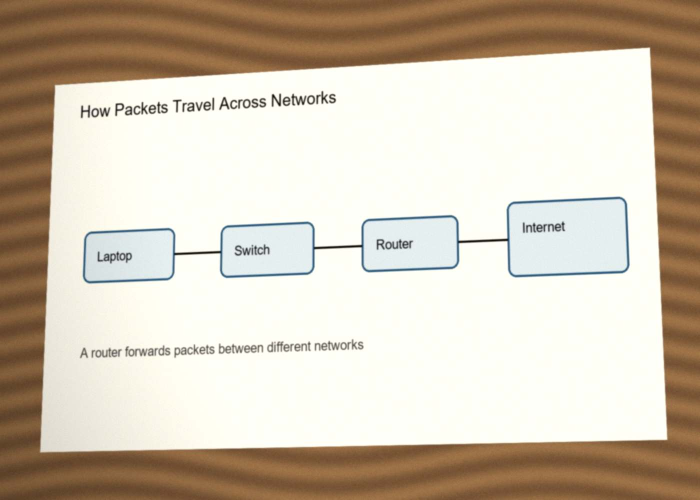
#> input picture backend/tests/fixtures/network_photo.jpg, 1400 x 1000 px (shown at 1/2 size)
$ python -i preprocess.py   (imports and definitions only)
#> lines starting #> are read from the running program, lines starting #| are printed output that depends on the picture; after the words box and inside, x2 and y2 are one past the last pixel; in counts of white or black regions, pixels touching at a corner belong together
"""Image normalisation and the ink (content) masks every later stage builds on."""
from __future__ import annotations

import io
import threading
from dataclasses import dataclass

import cv2
import numpy as np
from PIL import Image, ImageOps

from app import config

MAX_PIXELS = 40_000_000
MIN_SIDE = 32
MIN_LONG_SIDE = 1000
PDF_LOCK = threading.Lock()  # PyMuPDF is not thread-safe: one PDF operation at a time


# ---------------------------------------------------------------- decoding


def is_pdf(data: bytes) -> bool:
    return data[:5] == b"%PDF-"


# [84 lines left out: functions pdf_page_dpi, render_pdf_page, prepare_image, _to_rgb_on_white, target_size, not called in this run]


def _resize(img: Image.Image) -> Image.Image:
    size = target_size(*img.size)
    return img if size == img.size else img.resize(size, Image.LANCZOS)


# ---------------------------------------------------------------- ink analysis


@dataclass
class InkInfo:
    """Pixel-level content analysis of the processed image."""

    ink: np.ndarray  # bool HxW: anything that differs from the local background (text, strokes, fills)
    stroke: np.ndarray  # bool HxW: thin contrasting strokes only (outlines, text), no flat fills
    fill: np.ndarray  # bool HxW: smoothed colour difference, solid for filled areas
    dist: np.ndarray  # float32 HxW: Lab distance to the background model
    lab: np.ndarray  # uint8 HxWx3 Lab image
    bg: np.ndarray  # float32 (3,) dominant background colour (Lab)
    dark: bool  # light content on a dark background
    noise: float  # median distance of background pixels to the background model (0 for clean renders)
    threshold: float  # ink threshold on `dist`
    page: np.ndarray | None  # bool HxW page area of a photographed document, None = whole image

    @property
    def outside(self) -> np.ndarray | None:
        return None if self.page is None else ~self.page


def _odd(v: float, lo: int = 3) -> int:
    k = max(lo, int(round(v)))
    return k if k % 2 else k + 1


def _border_pixels(arr: np.ndarray, frac: float = 0.02) -> np.ndarray:
    h, w = arr.shape[:2]
    b = max(2, int(round(min(h, w) * frac)))
    parts = [arr[:b].reshape(-1, arr.shape[2]), arr[-b:].reshape(-1, arr.shape[2]),
             arr[:, :b].reshape(-1, arr.shape[2]), arr[:, -b:].reshape(-1, arr.shape[2])]
    return np.concatenate(parts, axis=0)


def remove_specks(mask: np.ndarray, min_area: int) -> np.ndarray:
    """Drop 8-connected components smaller than `min_area` pixels."""
    if min_area <= 1 or not mask.any():
        return mask
    n, labels, stats, _ = cv2.connectedComponentsWithStats(mask.astype(np.uint8), connectivity=8)
    keep = stats[:, cv2.CC_STAT_AREA] >= min_area
    keep[0] = False
    return keep[labels]


def _border_spread(border: np.ndarray, bg: np.ndarray) -> float:
    return float(np.percentile(np.linalg.norm(border - bg, axis=1), 90))


def _page_mask(lab: np.ndarray) -> np.ndarray | None:
    """Photographed document on a desk: the paper region (bool HxW), else None.

    The paper is the largest connected area with the chroma of the image centre; it must leave a
    clearly different surround and have a tilted (non axis-aligned) outline, so digital slides with
    coloured bands are never mistaken for photos."""
    h, w = lab.shape[:2]
    scale = 360.0 / max(h, w)
    small = cv2.resize(lab, (max(8, int(w * scale)), max(8, int(h * scale))), interpolation=cv2.INTER_AREA)
    sh, sw = small.shape[:2]
    f = small.astype(np.float32)
    centre = f[sh // 4: 3 * sh // 4, sw // 4: 3 * sw // 4].reshape(-1, 3)
    paper = np.median(centre, axis=0)
    chroma = np.sqrt((f[..., 1] - paper[1]) ** 2 + (f[..., 2] - paper[2]) ** 2)
    like = (chroma < 14) & (f[..., 0] > 0.45 * paper[0]) & (f[..., 0] < paper[0] + 60)
    k = _odd(min(sh, sw) * 0.06)
    like = cv2.morphologyEx(like.astype(np.uint8), cv2.MORPH_CLOSE, cv2.getStructuringElement(cv2.MORPH_RECT, (k, k)))
    n, labels, stats, _ = cv2.connectedComponentsWithStats(like, connectivity=4)
    if n <= 1:
        return None
    best = 1 + int(np.argmax(stats[1:, cv2.CC_STAT_AREA]))
    contours, _ = cv2.findContours((labels == best).astype(np.uint8), cv2.RETR_EXTERNAL, cv2.CHAIN_APPROX_SIMPLE)
    if not contours:
        return None
    hull = cv2.convexHull(max(contours, key=cv2.contourArea))
    frac = cv2.contourArea(hull) / float(sh * sw)
    if not 0.2 <= frac <= 0.95:
        return None
    filled = np.zeros((sh, sw), np.uint8)
    cv2.fillConvexPoly(filled, hull, 1)
    outside = f[filled == 0]
    if outside.shape[0] < 50 or float(np.linalg.norm(np.median(outside, axis=0) - paper)) < 22:
        return None
    if not _tilted(hull, sw, sh):
        return None
    hull_full = (hull.astype(np.float32) / scale).astype(np.int32)
    page = np.zeros((h, w), np.uint8)
    cv2.fillConvexPoly(page, hull_full, 1)
    erode = _odd(min(h, w) * 0.012)
    page = cv2.erode(page, cv2.getStructuringElement(cv2.MORPH_RECT, (erode, erode)))
    return page.astype(bool)


def _tilted(hull: np.ndarray, w: int, h: int) -> bool:
    """True when the long edges of the hull are not axis-aligned (a photo, not a layout band)."""
    peri = cv2.arcLength(hull, True)
    approx = cv2.approxPolyDP(hull, 0.02 * peri, True).reshape(-1, 2).astype(np.float32)
    if len(approx) < 3:
        return False
    tilts = []
    for i in range(len(approx)):
        p, q = approx[i], approx[(i + 1) % len(approx)]
        dx, dy = q - p
        length = float(np.hypot(dx, dy))
        on_border = (min(p[0], q[0]) <= 1 and max(p[0], q[0]) <= 1) or (min(p[1], q[1]) <= 1 and max(p[1], q[1]) <= 1)             or (min(p[0], q[0]) >= w - 2) or (min(p[1], q[1]) >= h - 2)
        if length < 0.15 * max(w, h) or on_border:
            continue
        ang = abs(np.degrees(np.arctan2(dy, dx))) % 90.0
        tilts.append(min(ang, 90.0 - ang))
    return bool(tilts) and float(np.median(tilts)) >= 0.8


def _background_model(lab: np.ndarray, page: np.ndarray | None) -> np.ndarray:
    """Low-frequency background colour per pixel (uint8 Lab): large-window median at low resolution,
    so lighting gradients become background while strokes, text and medium fills stay content.
    Off-page pixels (desk) are inpainted from the page first so they do not leak into it."""
    h, w = lab.shape[:2]
    scale = 96.0 / min(h, w)
    sw, sh = max(8, int(round(w * scale))), max(8, int(round(h * scale)))
    small = cv2.resize(lab, (sw, sh), interpolation=cv2.INTER_AREA)
    if page is not None:
        off = cv2.resize(page.astype(np.uint8), (sw, sh), interpolation=cv2.INTER_AREA) < 1
        off = cv2.dilate(off.astype(np.uint8), np.ones((3, 3), np.uint8))
        small = cv2.inpaint(small, off, 5, cv2.INPAINT_TELEA)
    k = _odd(min(sw, sh) * 0.5, lo=5)
    med = cv2.medianBlur(small, k)
    med = cv2.GaussianBlur(med, (0, 0), 2.0)
    return cv2.resize(med, (w, h), interpolation=cv2.INTER_LINEAR)


def analyse_ink(rgb: np.ndarray) -> InkInfo:
    """Ink / stroke / fill masks: colour distance to the background (handles dark slides),
    adaptive threshold on lightness (handles uneven lighting), page area for photos."""
    h, w = rgb.shape[:2]
    lab = cv2.cvtColor(rgb, cv2.COLOR_RGB2LAB)
    lum = lab[..., 0]
    border = _border_pixels(lab).astype(np.float32)
    bg = np.median(border, axis=0)
    spread = _border_spread(border, bg)
    page = _page_mask(lab) if spread >= 8.0 else None
    if page is not None:
        bg = np.median(lab[page][::7].astype(np.float32), axis=0)
    labf = lab.astype(np.float32)
    if spread < 6.0 and page is None:
        diff = labf - bg
    else:
        diff = labf - _background_model(lab, page).astype(np.float32)
    dist = np.sqrt(np.einsum("ijk,ijk->ij", diff, diff))
    dark = bool(bg[0] < 100)
    sample = dist[::3, ::3] if page is None else dist[page][::9]
    noise = float(np.median(sample)) if sample.size else 0.0

    thr = float(max(16.0, 8.0 + 3.0 * noise))
    min_side = min(h, w)
    speck = max(4, int(round(10 * (min_side / 1000.0) ** 2)))
    strong = dist > thr
    fill = cv2.GaussianBlur(dist, (0, 0), 1.5) > thr

    lp = (255 - lum) if dark else lum
    block = _odd(min_side / 28.0, lo=15)
    c = float(max(10.0, 2.0 * noise))
    stroke = cv2.adaptiveThreshold(lp, 255, cv2.ADAPTIVE_THRESH_MEAN_C, cv2.THRESH_BINARY_INV, block, c) > 0
    stroke |= dist > max(60.0, 2.5 * thr)
    stroke &= dist > 0.5 * thr
    if page is not None:
        strong &= page
        fill &= page
        stroke &= page
    stroke = remove_specks(stroke, speck)
    ink = remove_specks(fill | stroke, speck)
    return InkInfo(ink=ink, stroke=stroke, fill=fill, dist=dist, lab=lab, bg=bg, dark=dark, noise=noise,
                   threshold=thr, page=page)


# [19 lines left out: functions otsu_threshold, local_text_mask, not called in this run]

>>> import cv2
>>> picture = cv2.cvtColor(cv2.imread('../../tests/fixtures/network_photo.jpg'), cv2.COLOR_BGR2RGB)
>>> result = analyse_ink(picture)
#> in analyse_ink, `lab = cv2.cvtColor(rgb, cv2.COLOR_RGB2LAB)`: lab: shape (1000, 1400, 3); mean of channels 0, 1, 2 201.2, 130.6, 139.1
#> in analyse_ink, `lum = lab[..., 0]`:
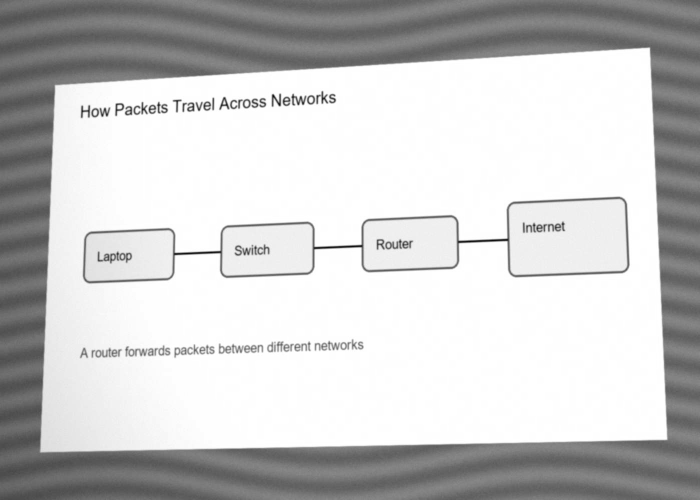
#> lum: shape (1000, 1400) (shown at 1/2 size); min 5, max 255, mean 201.2
#> in analyse_ink, `bg = np.median(border, axis=0)`: bg = [107, 139, 154]
#> in analyse_ink, `spread = _border_spread(border, bg)`: spread = 23.73
#> in _page_mask, `small = cv2.resize(lab, (max(8, int(w * scale)), max(8, int(h * scale)..`: small: shape (257, 359, 3); mean of channels 0, 1, 2 201.2, 130.6, 139.1
#> in _page_mask, `f = small.astype(np.float32)`: f: shape (257, 359, 3) float32; mean of channels 0, 1, 2 201.2, 130.6, 139.1
#> in _page_mask, `paper = np.median(centre, axis=0)`: paper = [254, 126, 131]
#> in _page_mask, `like = (chroma < 14) & (f[..., 0] > 0.45 * paper[0]) & (f[..., 0] < pa..`: like: shape (257, 359) bool; 65.5% white; 72 black regions (61 under 20 px), largest, box (x1, y1, x2, y2) and area: (0, 0, 359, 257) 31041, (245, 101, 323, 142) 233, (186, 113, 243, 140) 91
#> in _page_mask, `like = cv2.morphologyEx(like.astype(np.uint8), cv2.MORPH_CLOSE, cv2.ge..`:
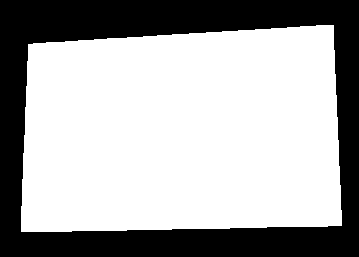
#> like: shape (257, 359); values 0 (black) and 1 (white), 66.4% white; 1 black region, box (x1, y1, x2, y2) and area: (0, 0, 359, 257) 31035
#> in _page_mask, `n, labels, stats, _ = cv2.connectedComponentsWithStats(like, connectiv..`: labels: shape (257, 359) int32; values 0 (black) and 1 (white), 66.4% white; 1 black region
#> in _page_mask, `n, labels, stats, _ = cv2.connectedComponentsWithStats(like, connectiv..`: n = 2; stats = [[0, 0, 359, 257, 31035], [21, 25, 321, 207, 61228]]
#> in _page_mask, `best = 1 + int(np.argmax(stats[1:, cv2.CC_STAT_AREA]))`: best = 1
#> in _page_mask, `contours, _ = cv2.findContours((labels == best).astype(np.uint8), cv2...`: contours = 1 contour; box (x1, y1, x2, y2) and area: (21, 25, 342, 232) 60721
#> in _page_mask, `hull = cv2.convexHull(max(contours, key=cv2.contourArea))`: hull = contour of 18 points, box (x1, y1, x2, y2) (21, 25, 342, 232), area 61228
#> in _page_mask, `frac = cv2.contourArea(hull) / float(sh * sw)`: frac = 0.664
#> in _page_mask, `cv2.fillConvexPoly(filled, hull, 1)`: filled: shape (257, 359); values 0 (black) and 1 (white), 66.9% white; 1 black region, box (x1, y1, x2, y2) and area: (0, 0, 359, 257) 30528
#> in _tilted, `peri = cv2.arcLength(hull, True)`: peri = 1013.1
#> in _tilted, `approx = cv2.approxPolyDP(hull, 0.02 * peri, True).reshape(-1, 2).asty..`: approx = [[333, 25], [341, 225], [21, 231], [28, 44]]
#> the loop in _tilted, `for i in range(len(approx)):` made 4 passes
#> (p, q, dx, dy, length, ang) on passes 1 to 4: ([333, 25], [341, 225], 8, 200, 200.2, 87.71), ([341, 225], [21, 231], -320, 6, 320.1, 88.93), ([21, 231], [28, 44], 7, -187, 187.1, 87.86), ([28, 44], [333, 25], 305, -19, 305.6, 3.56)
#> after the loop in _tilted, `for i in range(len(approx)):`: tilts = [2.29, 1.07, 2.14, 3.56]
#> in _page_mask, `hull_full = (hull.astype(np.float32) / scale).astype(np.int32)`: hull_full = contour of 18 points, box (x1, y1, x2, y2) (81, 97, 1327, 899), area 925968
#> in _page_mask, `cv2.fillConvexPoly(page, hull_full, 1)`: page: shape (1000, 1400); values 0 (black) and 1 (white), 66.3% white; 1 black region, box (x1, y1, x2, y2) and area: (0, 0, 1400, 1000) 472065
#> in _page_mask, `page = cv2.erode(page, cv2.getStructuringElement(cv2.MORPH_RECT, (erod..`: page: shape (1000, 1400); values 0 (black) and 1 (white), 64.5% white; 1 black region, box (x1, y1, x2, y2) and area: (0, 0, 1400, 1000) 496497
#> in analyse_ink, `bg = np.median(lab[page][::7].astype(np.float32), axis=0)`: bg = [254, 127, 132]
#> in analyse_ink, `labf = lab.astype(np.float32)`: labf: shape (1000, 1400, 3) float32; mean of channels 0, 1, 2 201.9, 132, 138.7
#> in _background_model, `small = cv2.resize(lab, (sw, sh), interpolation=cv2.INTER_AREA)`: small: shape (96, 134, 3); mean of channels 0, 1, 2 201.2, 130.6, 139.1
#> in _background_model, `off = cv2.resize(page.astype(np.uint8), (sw, sh), interpolation=cv2.IN..`: off: shape (96, 134) bool; 35.4% white; 1 white region, box (x1, y1, x2, y2) and area: (0, 0, 134, 96) 4559
#> in _background_model, `off = cv2.dilate(off.astype(np.uint8), np.ones((3, 3), np.uint8))`: off: shape (96, 134); values 0 (black) and 1 (white), 38.4% white; 1 white region, box (x1, y1, x2, y2) and area: (0, 0, 134, 96) 4943
#> in _background_model, `small = cv2.inpaint(small, off, 5, cv2.INPAINT_TELEA)`: small: shape (96, 134, 3); mean of channels 0, 1, 2 248.3, 126.8, 132.3
#> in _background_model, `med = cv2.medianBlur(small, k)`: med: shape (96, 134, 3); mean of channels 0, 1, 2 251.8, 126.9, 132.9
#> in _background_model, `med = cv2.GaussianBlur(med, (0, 0), 2.0)`: med: shape (96, 134, 3); mean of channels 0, 1, 2 251.8, 126.9, 132.9
#> in _background_model, `return cv2.resize(med, (w, h), interpolation=cv2.INTER_LINEAR)`:
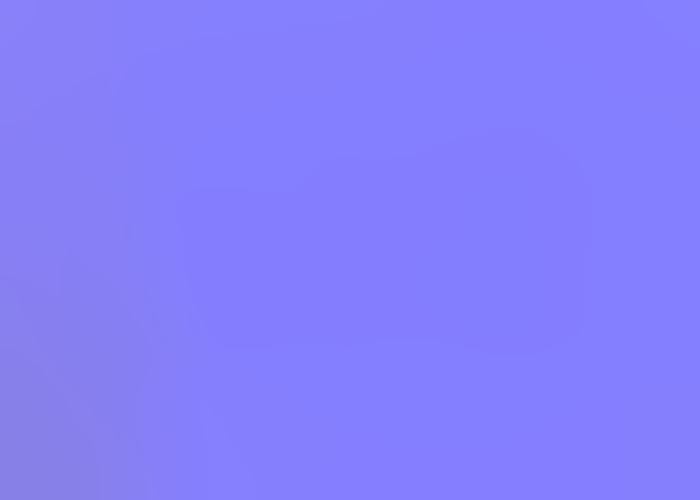
#> returned value: shape (1000, 1400, 3) (shown at 1/2 size); mean of channels 0, 1, 2 251.7, 126.9, 132.9; drawn as B, G, R
#> in analyse_ink, `diff = labf - _background_model(lab, page).astype(np.float32)`: diff: shape (1000, 1400, 3) float32; mean of channels 0, 1, 2 -50.8, 3.7, 6.2
#> in analyse_ink, `dist = np.sqrt(np.einsum("ijk,ijk->ij", diff, diff))`:
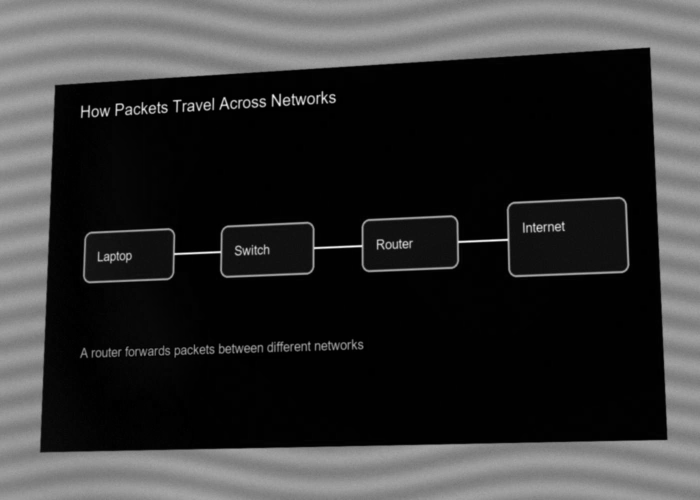
#> dist: shape (1000, 1400) float32 (shown at 1/2 size); min 0, max 249, mean 52.7
#> in analyse_ink, `dark = bool(bg[0] < 100)`: dark = False
#> in analyse_ink, `noise = float(np.median(sample)) if sample.size else 0.0`: noise = 1.73
#> in analyse_ink, `thr = float(max(16.0, 8.0 + 3.0 * noise))`: thr = 16
#> in analyse_ink, `strong = dist > thr`: strong: shape (1000, 1400) bool; 40.6% white; 138 white regions (100 under 20 px), largest, box (x1, y1, x2, y2) and area: (0, 0, 1400, 1000) 476954, (165, 392, 1260, 568) 74554, (229, 203, 337, 233) 1817
#> in analyse_ink, `fill = cv2.GaussianBlur(dist, (0, 0), 1.5) > thr`:
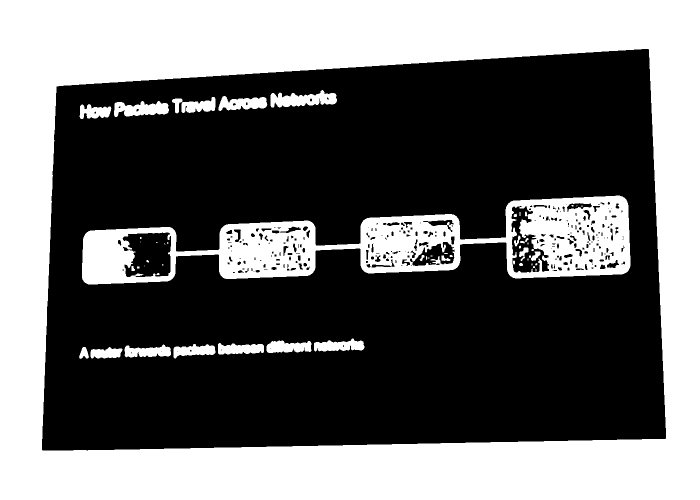
#> fill: shape (1000, 1400) bool (shown at 1/2 size); 41.7% white; 57 white regions (25 under 20 px), largest, box (x1, y1, x2, y2) and area: (0, 0, 1400, 1000) 481006, (164, 391, 1261, 569) 81413, (541, 180, 674, 215) 2854
#> in analyse_ink, `c = float(max(10.0, 2.0 * noise))`: c = 10
#> in analyse_ink, `stroke = cv2.adaptiveThreshold(lp, 255, cv2.ADAPTIVE_THRESH_MEAN_C, cv..`: stroke: shape (1000, 1400) bool; 8.8% white; 1324 white regions (1002 under 20 px), largest, box (x1, y1, x2, y2) and area: (52, 71, 1376, 931) 67068, (165, 393, 1260, 568) 16240, (629, 678, 728, 702) 1136
#> in analyse_ink, `stroke |= dist > max(60.0, 2.5 * thr)`: stroke: shape (1000, 1400) bool; 36% white; 44 white regions (1 under 20 px), largest, box (x1, y1, x2, y2) and area: (0, 0, 1400, 1000) 472330, (165, 393, 1260, 568) 16240, (629, 678, 728, 702) 1136
#> in analyse_ink, `strong &= page`: strong: shape (1000, 1400) bool; 6.6% white; 136 white regions (99 under 20 px), largest, box (x1, y1, x2, y2) and area: (165, 392, 1260, 568) 74554, (229, 203, 337, 233) 1817, (564, 181, 673, 213) 1796
#> in analyse_ink, `fill &= page`: fill: shape (1000, 1400) bool; 7.3% white; 78 white regions (47 under 20 px), largest, box (x1, y1, x2, y2) and area: (164, 391, 1261, 569) 81413, (541, 180, 674, 215) 2854, (228, 202, 338, 234) 2352
#> in analyse_ink, `stroke &= page`: stroke: shape (1000, 1400) bool; 2.3% white; 43 white regions (1 under 20 px), largest, box (x1, y1, x2, y2) and area: (165, 393, 1260, 568) 16240, (629, 678, 728, 702) 1136, (250, 690, 341, 714) 1109
#> in remove_specks, `n, labels, stats, _ = cv2.connectedComponentsWithStats(mask.astype(np...`:
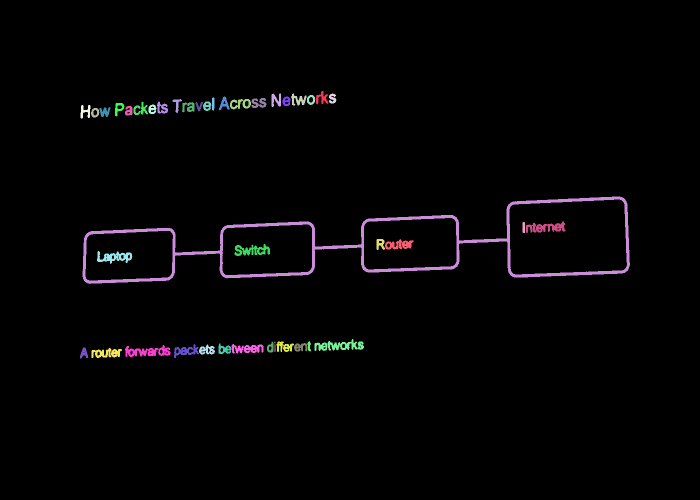
#> labels: shape (1000, 1400) int32 (shown at 1/2 size); 44 distinct labels, from 0 to 43; one colour per label, 0 black
#> in remove_specks, `n, labels, stats, _ = cv2.connectedComponentsWithStats(mask.astype(np...`: n = 44; stats = 44 rows, first 6: [0, 0, 1400, 1000, 1367872], [632, 182, 25, 27, 315], [543, 187, 19, 27, 314], [582, 187, 31, 24, 377], [658, 187, 15, 20, 201], [614, 190, 17, 20, 189]
#> call 2 of remove_specks, with min_area = 10
#> in remove_specks (call 2), `n, labels, stats, _ = cv2.connectedComponentsWithStats(mask.astype(np...`:
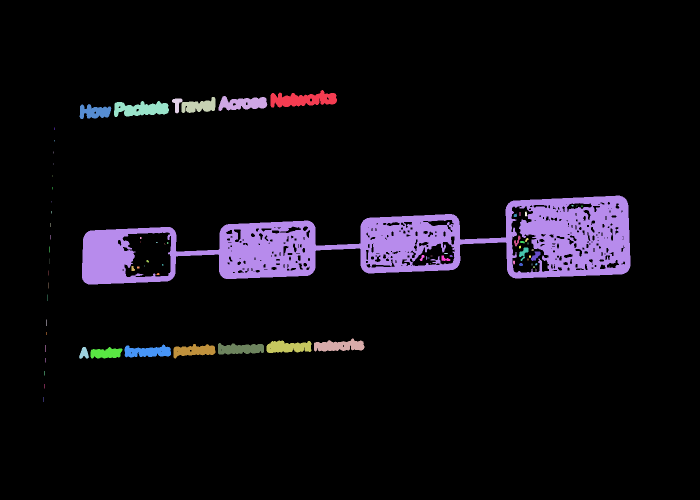
#> labels: shape (1000, 1400) int32 (shown at 1/2 size); 79 distinct labels, from 0 to 78; one colour per label, 0 black
#> in remove_specks (call 2), `n, labels, stats, _ = cv2.connectedComponentsWithStats(mask.astype(np...`: n = 79; stats = 79 rows, first 6: [0, 0, 1400, 1000, 1297333], [541, 180, 133, 35, 2854], [437, 192, 98, 30, 1931], [363, 194, 68, 32, 1390], [344, 197, 21, 30, 324], [228, 202, 110, 32, 2352]
